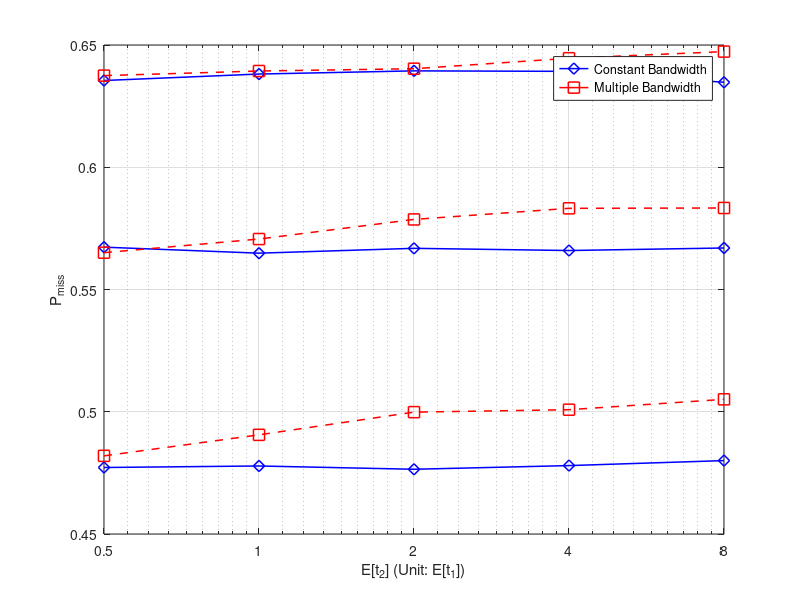

MATLAB code for this plot:
%% Minutes
x_label =[0.5	1	2	4	8]

color_table = [0 0 1 ; 1 0 0 ;0 0 1 ; 1 0 0 ;0 0 1 ; 1 0 0 ;];
marker_table = ["d","s","d","s","d","s"];
line_style_table = ["-","--","-","--","-","--"];

%% for DeadlinMissRatio

%Miss ratio
y_11 = [0.63548	0.63812	0.63942	0.63922	0.63476]
y_12 = [0.63748	0.63936	0.6403	0.64458	0.6473]
y_13 = [0.56732	0.56486	0.56684	0.56594	0.56698]
y_14 = [0.56506	0.57064	0.57866	0.5832	0.58334]
y_15 = [0.4772	0.47782	0.47648	0.47798	0.48002]
y_16 = [0.48196	0.49056	0.49984	0.50084	0.50508]

%E[V_O]
%y_11 = [14.628009	14.597173	14.564124	14.570459	14.766825]
%y_12 = [14.778362	14.368566	13.830503	13.339943	13.243097]
%y_13 = [24.387005	24.401581	24.366436	24.408788	24.357839]
%y_14 = [24.372917	23.49777	22.458167	21.981896	21.804793]
%y_15 = [36.279782	35.977783	36.090629	36.077711	35.922807]
%y_16 = [35.2173	34.135006	32.713678	32.466591	32.068599]

%E[V_D]
%y_11 = [62.539451	62.567723	62.318268	62.42508	62.719108]
%y_12 = [62.511168	62.364412	62.164701	61.867249	61.833259]
%y_13 = [66.916807	67.124836	67.084114	67.105054	67.001801]
%y_14 = [66.974808	66.52422	66.116281	65.828139	65.722352]
%y_15 = [72.174265	72.194718	72.278713	72.223189	71.996613]
%y_16 = [71.564619	71.045181	70.489232	70.594657	70.315268]

i = i+1;
figure(i)

semilogx(x_label,y_11,'-d', 'MarkerSize',8, 'LineWidth',1.1,'Color',[0 0 1])
hold on
semilogx(x_label,y_12,'--s', 'MarkerSize',8, 'LineWidth',1.1,'Color',[1 0 0])
hold on
semilogx(x_label,y_13,'-d', 'MarkerSize',8, 'LineWidth',1.1,'Color',[0 0 1])
hold on
semilogx(x_label,y_14,'--s', 'MarkerSize',8, 'LineWidth',1.1,'Color',[1 0 0])
hold on
semilogx(x_label,y_15,'-d', 'MarkerSize',8, 'LineWidth',1.1,'Color',[0 0 1])
hold on
semilogx(x_label,y_16,'--s', 'MarkerSize',8, 'LineWidth',1.1,'Color',[1 0 0])
hold on


ylabel('P_{miss}')
%ylabel('E[V_0]: MB')
%ylabel('E[V_D]: MB')
xlabel('E[t_2] (Unit: E[t_1])')

xticklabels({'0.5',	'1',	'2',	'4',	'8'});
												
xlim([0.5, 8]);

%xticklabels({'0',	'1',	'2',	'3',	'4','5',	'6',	'7',	'8',	'9',	'10',	'11',	'12',	'13',	'14',	'15',	'16',	'17'	,'18'	,'20'	,'21'	,'22',	'23',	'24',	'26'});
set(gca, 'XTick', x_label);

 h = zeros(2, 1);
h(1) = plot(NaN,NaN,'Color',color_table(1,:),'LineStyle',line_style_table(:,1), 'Marker', marker_table(:,1),'MarkerSize',8, 'LineWidth',1.1);
h(2) = plot(NaN,NaN,'Color',color_table(2,:),'LineStyle',line_style_table(:,2), 'Marker', marker_table(:,2),'MarkerSize',8, 'LineWidth',1.1);
legend(h, 'Constant Bandwidth','Multiple Bandwidth');


hold off;
grid on;